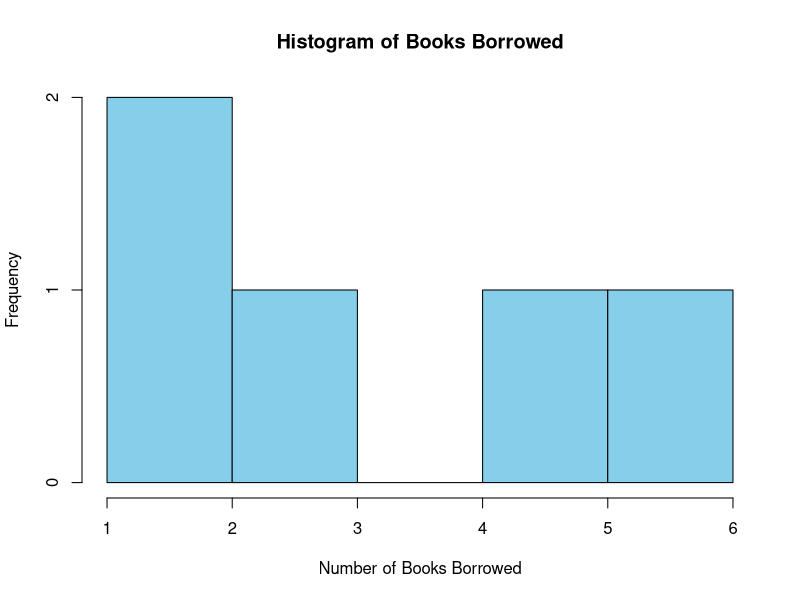
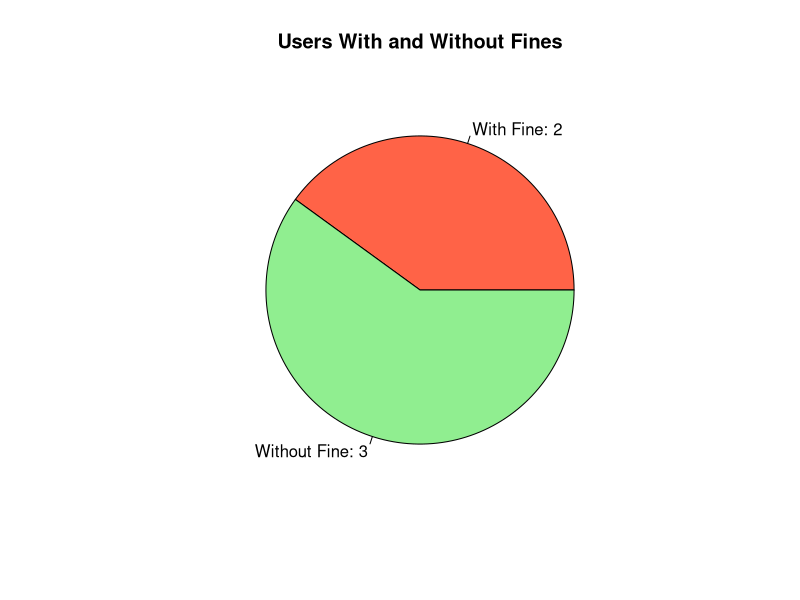
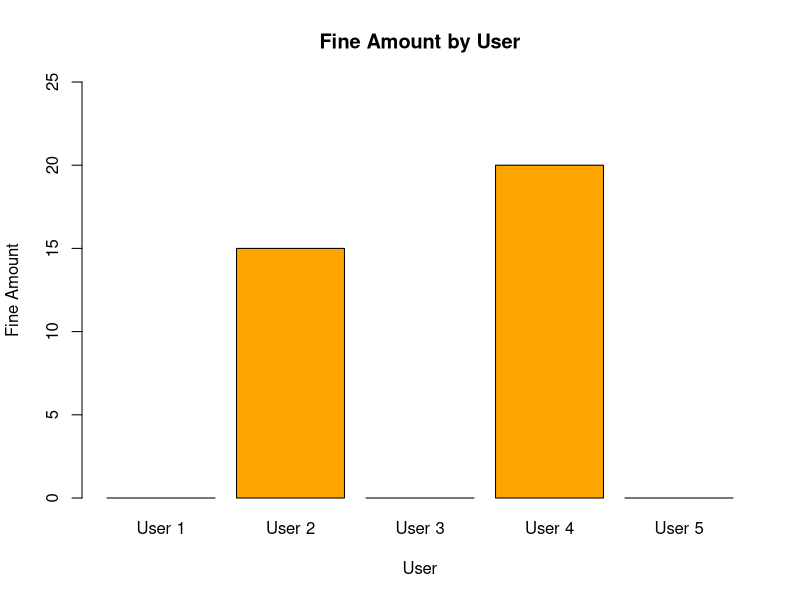
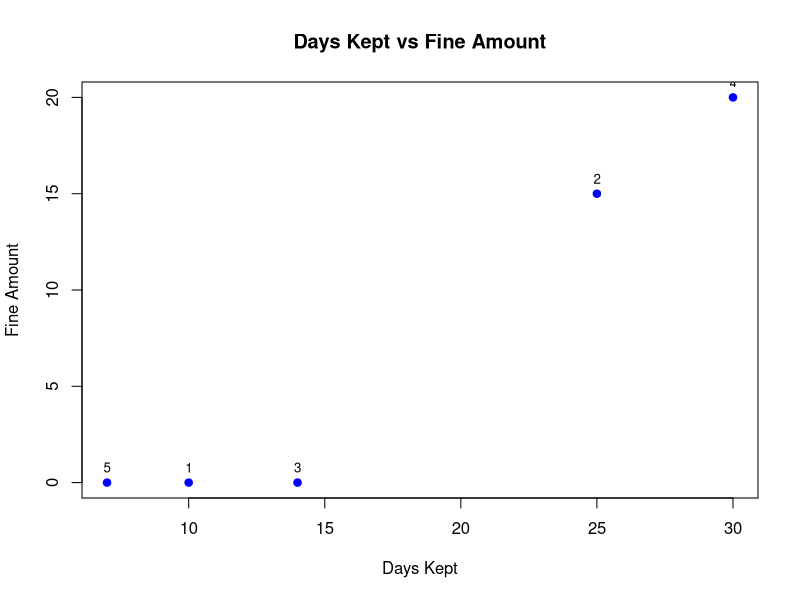

Write the R code that produced these figures, in order.

library_data <- data.frame(
  User_ID = c(1, 2, 3, 4, 5),
  Books_Borrowed = c(2, 5, 3, 6, 1),
  Days_Kept = c(10, 25, 14, 30, 7),
  Fine_Amount = c(0, 15, 0, 20, 0)
)


print(library_data)


hist(
  library_data$Books_Borrowed,
  main = "Histogram of Books Borrowed",
  xlab = "Number of Books Borrowed",
  ylab = "Frequency",
  col = "skyblue",
  border = "black"
)

fine_status <- ifelse(
  library_data$Fine_Amount > 0,
  "With Fine",
  "Without Fine"
)

fine_count <- table(fine_status)

pie(
  fine_count,
  main = "Users With and Without Fines",
  col = c("tomato", "lightgreen"),
  labels = paste(
    names(fine_count),
    fine_count,
    sep = ": "
  )
)


barplot(
  library_data$Fine_Amount,
  names.arg = paste("User", library_data$User_ID),
  main = "Fine Amount by User",
  xlab = "User",
  ylab = "Fine Amount",
  col = "orange",
  ylim = c(0, max(library_data$Fine_Amount) + 5)
)



plot(
  library_data$Days_Kept,
  library_data$Fine_Amount,
  main = "Days Kept vs Fine Amount",
  xlab = "Days Kept",
  ylab = "Fine Amount",
  pch = 19,
  col = "blue"
)

text(
  library_data$Days_Kept,
  library_data$Fine_Amount,
  labels = library_data$User_ID,
  pos = 3,
  cex = 0.8
)
